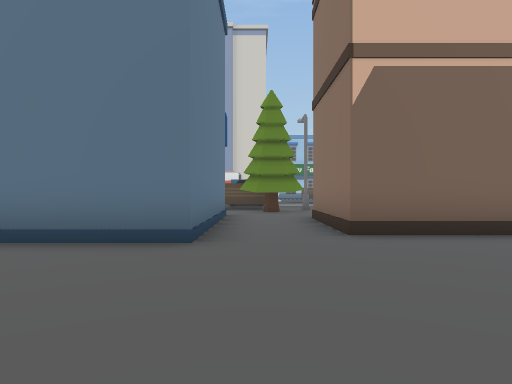
[1] (above)

24 first-person views from a walk through a Unity game level. The camera is 1.2 m above the floor, looks level and sees 75° across. Doors are open. The floor is counted in squares, 2 m on a side. Each view is taken from the middle of a square. On the plan, view 1 faces up. The plan holds only what a view shows up to about 10 squares ahead; the rest is blank. The place goes on beyond the plan. The player character is not drawn. Some animated figures are not drawn.

[2]
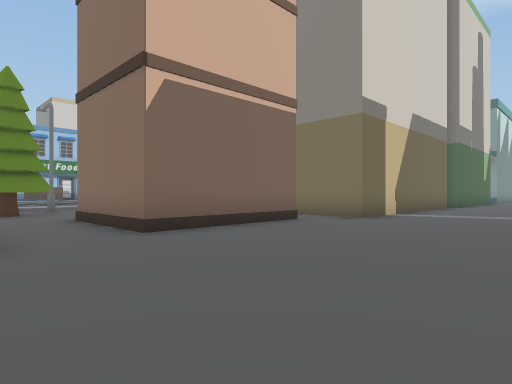

[3]
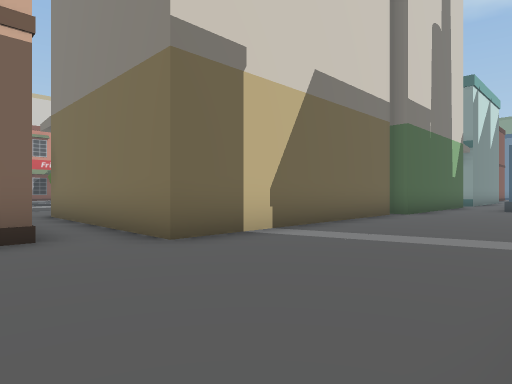

[4]
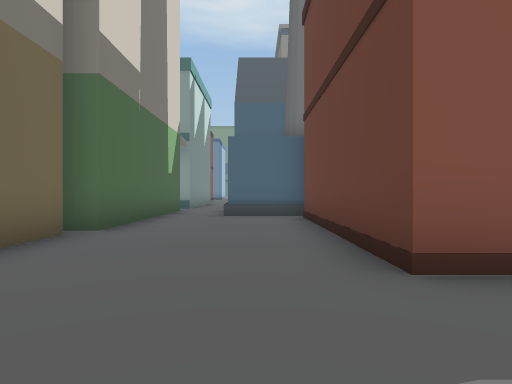

[5]
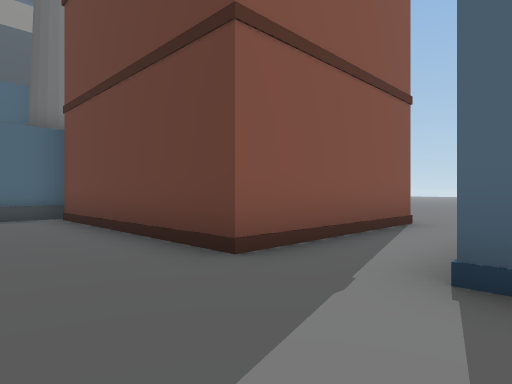

[6]
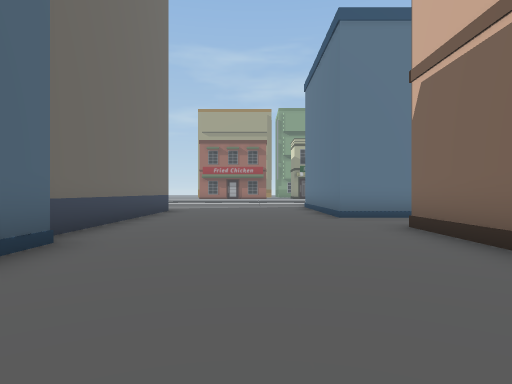

[7]
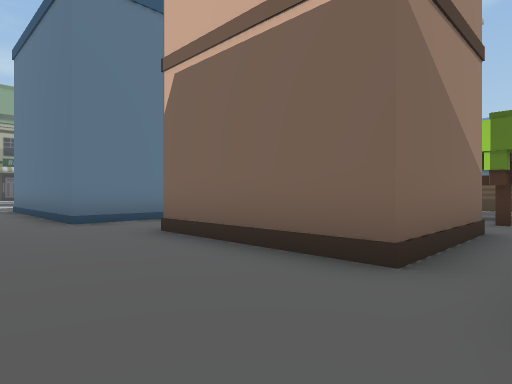

[8]
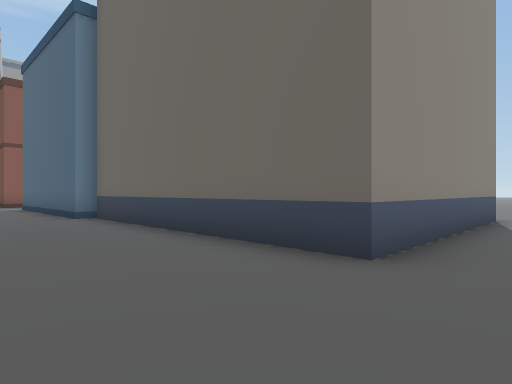

[9]
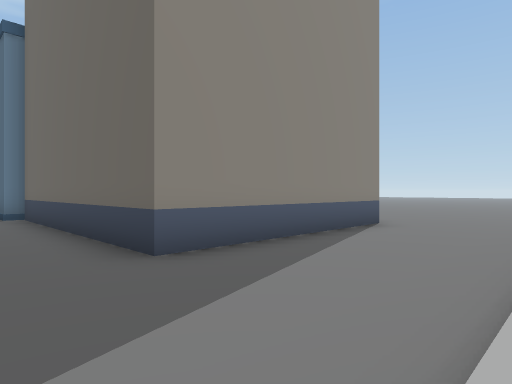

[10]
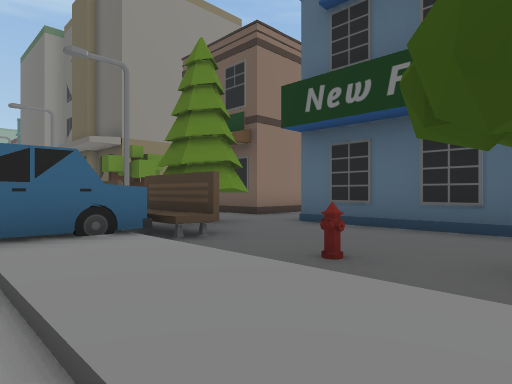

[11]
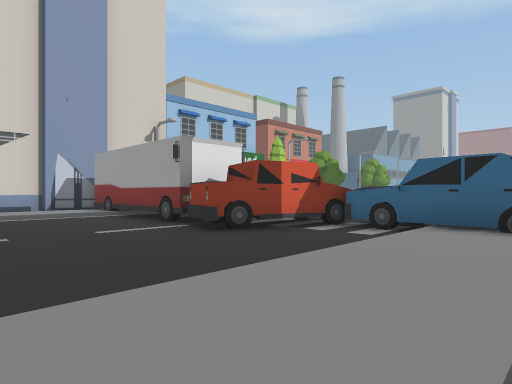

[12]
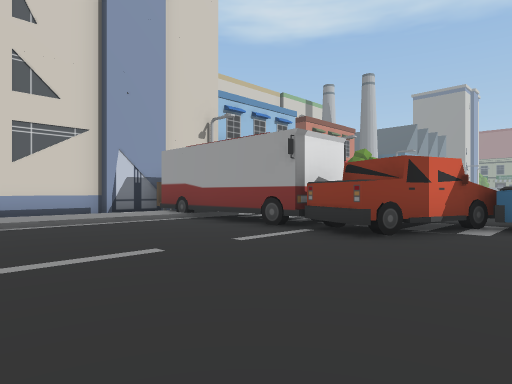

[13]
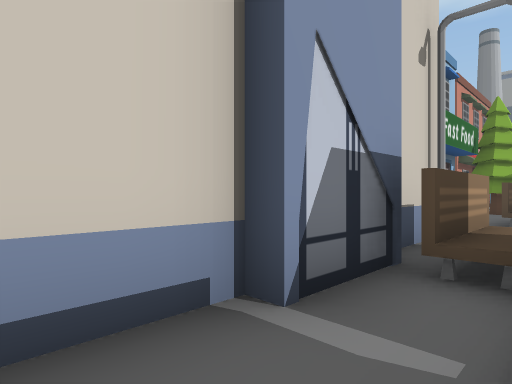

[14]
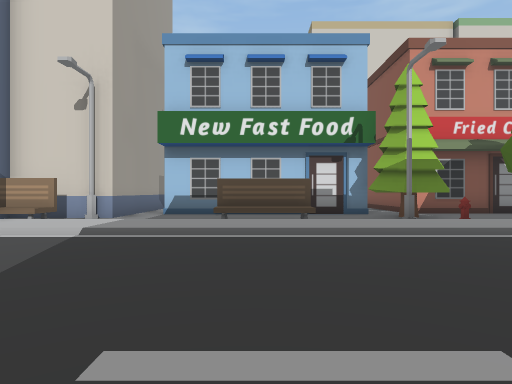

[15]
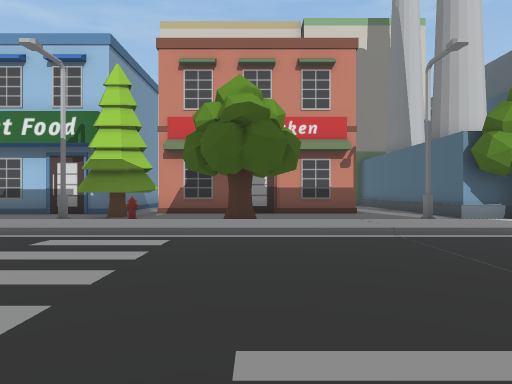

[16]
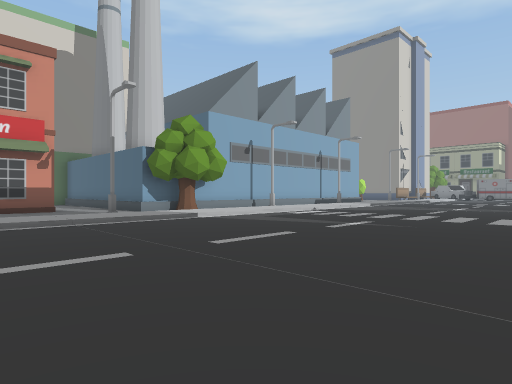

[17]
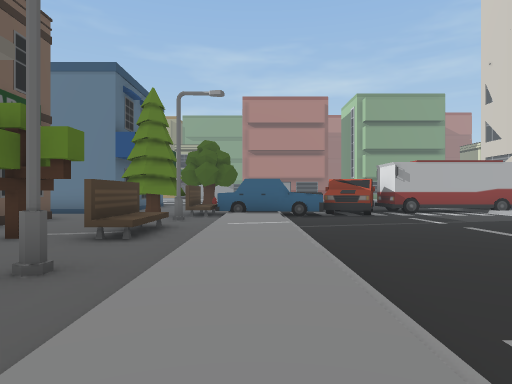

[18]
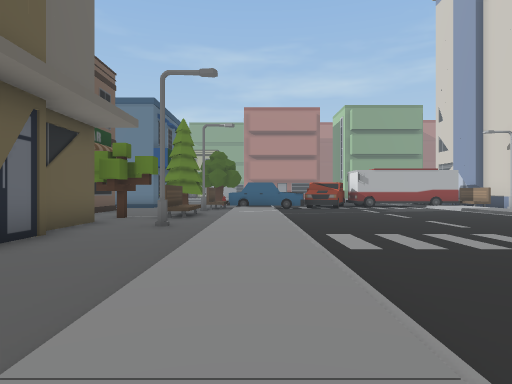

[19]
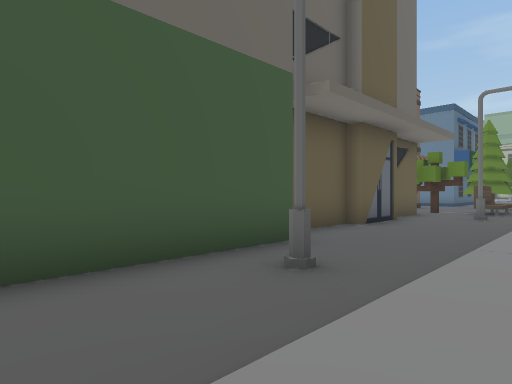

[20]
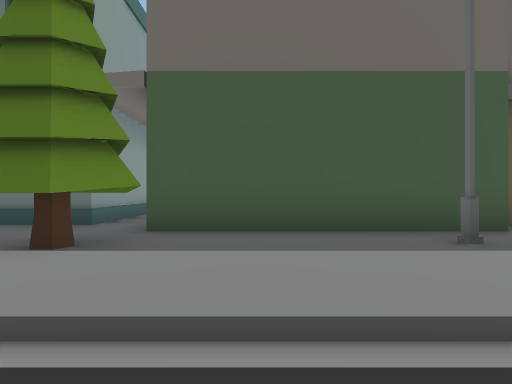

[21]
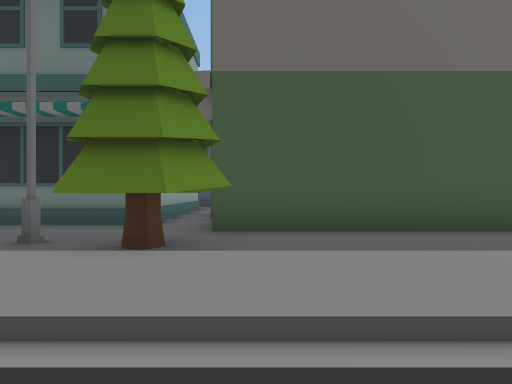

[22]
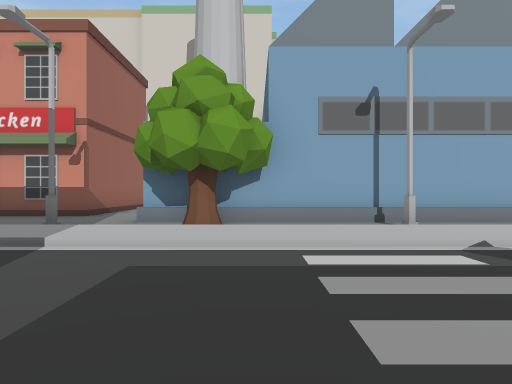

[23]
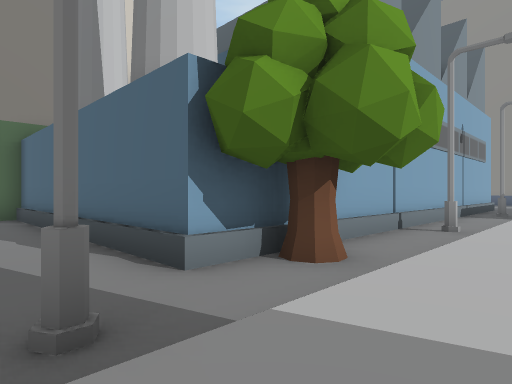

[24]
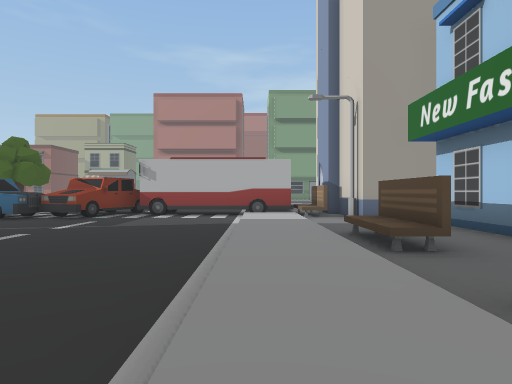

### Floor plan
Key: @ floor where view 1 was taken; # wall or solid block; . main floor; : floor 0.25 m higher than the main floor; / step, stairs or slope; O other object.
Columns run from 7 left of view 1 to 21 right of it. Each row starts with its distance up from view 1.
 31                       OO
 30                       .O
 29                       .OOO O
 28                       .O  OOO
 27                     #..O  O O
 26        O.     O.#####..OOOO
 25        O.OOOOOOO#......OOO
 24   OOOOOO......OO.......OOOOOO
 23   ...OOO..OOO.OO  O..O..O...O
 22  ////OO//////////////////////
 21  ::::OO:::::::::::::/::::::::
 20  ....OO......................
 19  ....OO.....................
 18 .....OO......................
 17 .....OO......................
 16 ....OOOO.....................
 15 .......O.....................
 14 ......OO...................
 13  :::::OO::::::::::::/:::::::
 12  /////OO//////////////////OO/
 11   O.O.OOOOOOO.O......O/...OOO
 10   .....OO............OOOOO...
  9    ........OO.OOOOOOO    O.OO
  8    OOOO.......O          O.O
  7       O..####.O           OO
  6       O..## #.O            O
  5       O..####.O            O
  4  OOOOOO.......OOOOOOOOOOOO
  3    .......................
  2   ........................
  1 :.......................O O
  0 :......@..........######OOOO
 -1 :...OOOOOOOOOOOO..#
 -2 :...O           ..#
 -3 :...O           ..#
 -4  ...O           ..#

Where each view was taken, in squares from view 1:
view 1: 0 up, 0 right, facing up
view 2: 0 up, 1 left, facing up-right
view 3: 0 up, 4 right, facing up-right
view 4: 1 up, 8 right, facing right
view 5: 2 up, 8 right, facing down-right
view 6: 2 up, 7 right, facing left
view 7: 2 up, 6 right, facing up-left
view 8: 2 up, 5 left, facing down-right
view 9: 1 up, 7 left, facing down-right
view 10: 14 up, 5 left, facing down-right
view 11: 12 up, 6 left, facing up-right
view 12: 14 up, 7 left, facing up-right
view 13: 22 up, 5 left, facing up-right
view 14: 16 up, 4 right, facing up
view 15: 16 up, 11 right, facing up
view 16: 14 up, 11 right, facing up-right
view 17: 13 up, 10 right, facing left
view 18: 13 up, 14 right, facing left
view 19: 13 up, 17 right, facing down-left
view 20: 15 up, 17 right, facing down
view 21: 15 up, 18 right, facing down
view 22: 17 up, 18 right, facing up
view 23: 21 up, 14 right, facing up-right
view 24: 21 up, 9 right, facing left
